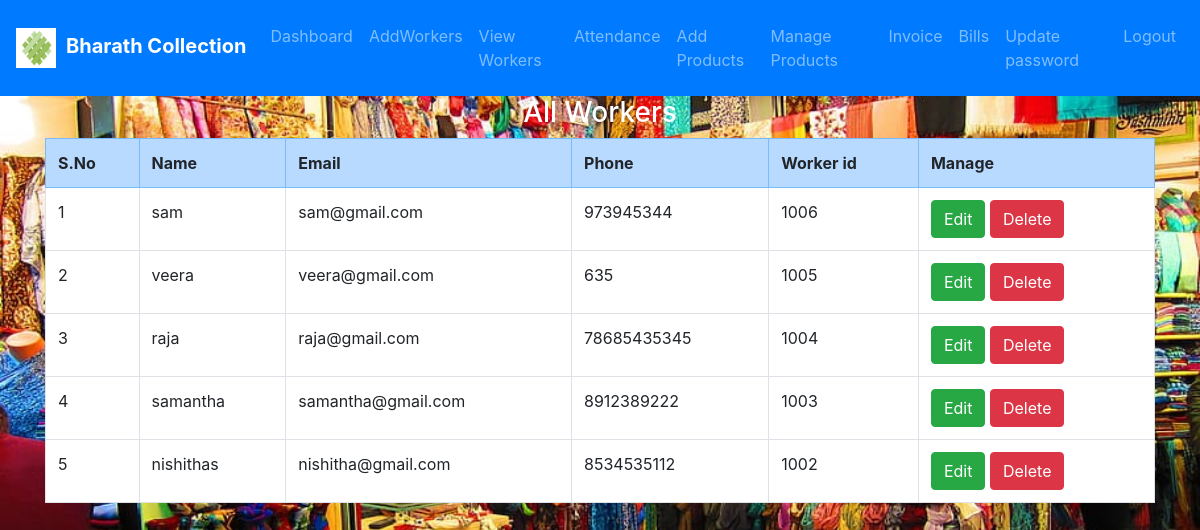
The page /admin/view_workers.php (signed in) on the database its author committed.
### tables this page shows
CREATE TABLE `workers` (
  `id` int(11) NOT NULL,
  `name` varchar(50) NOT NULL,
  `email` varchar(50) NOT NULL,
  `phone` varchar(50) NOT NULL,
  `password` varchar(50) NOT NULL,
  `worker_id` varchar(50) NOT NULL
);

### admin/view_workers.php (the view, shortened to what this page needs)
<!DOCTYPE html>
<html lang="en">
<head>
  <link rel="stylesheet" href="https://cdn.jsdelivr.net/npm/bootstrap@4.6.2/dist/css/bootstrap.min.css">
</head>
<body class="home-main">
    <?php
    include("header.php");
    ?>
    <div class="container">
        <div class="row">
            <div class="col-md-12">
<h3 class="text-center text-white">All Workers</h3>
<table class="table table-bordered">
    <tr class="table-primary">
        <th>S.No</th>
        <th>Name</th>
        <th>Email</th>
        <th>Phone</th>
        <th>Worker id</th>
        <th>Manage</th>
    </tr>
<?php
include("../db.php");
$sql="select * from workers order by id desc";
$result=mysqli_query($con,$sql);
if(mysqli_num_rows($result)>0)
{
    $i=1;
    while($row=mysqli_fetch_assoc($result))
    {
        ?>
        <tr class="bg-white">
            <td><?=$i?></td>
            <td><?=$row["name"]?></td>
            <td><?=$row["email"]?></td>
            <td><?=$row["phone"]?></td>
            <td><?=$row["worker_id"]?></td>
        <td>
            <a href="edit_workers.php?id=<?=$row['id']?>" class="btn btn-success">Edit</a>
            <a href="delete_workers.php?id=<?=$row['id']?>" class="btn btn-danger">Delete</a>
        </td>
        </tr>
        <?php
        $i++;
    }
}
?>
</table>
            </div>
        </div>
    </div>
</body>
</html>

### admin/view_workers.php (style rules this page uses)
.home-main { background-image:url("images/bg.jpg"); background-repeat:no-repeat; background-size:100% 100%; background-attachment:fixed; height:100vh; width:100%; }

### rows shown on the page
workers: name "sam", email "sam@gmail.com", phone "973945344", worker "1006"
workers: name "veera", email "veera@gmail.com", phone "635", worker "1005"
workers: name "raja", email "raja@gmail.com", phone "78685435345", worker "1004"
workers: name "samantha", email "samantha@gmail.com", phone "8912389222", worker "1003"
workers: name "nishithas", email "nishitha@gmail.com", phone "8534535112", worker "1002"
